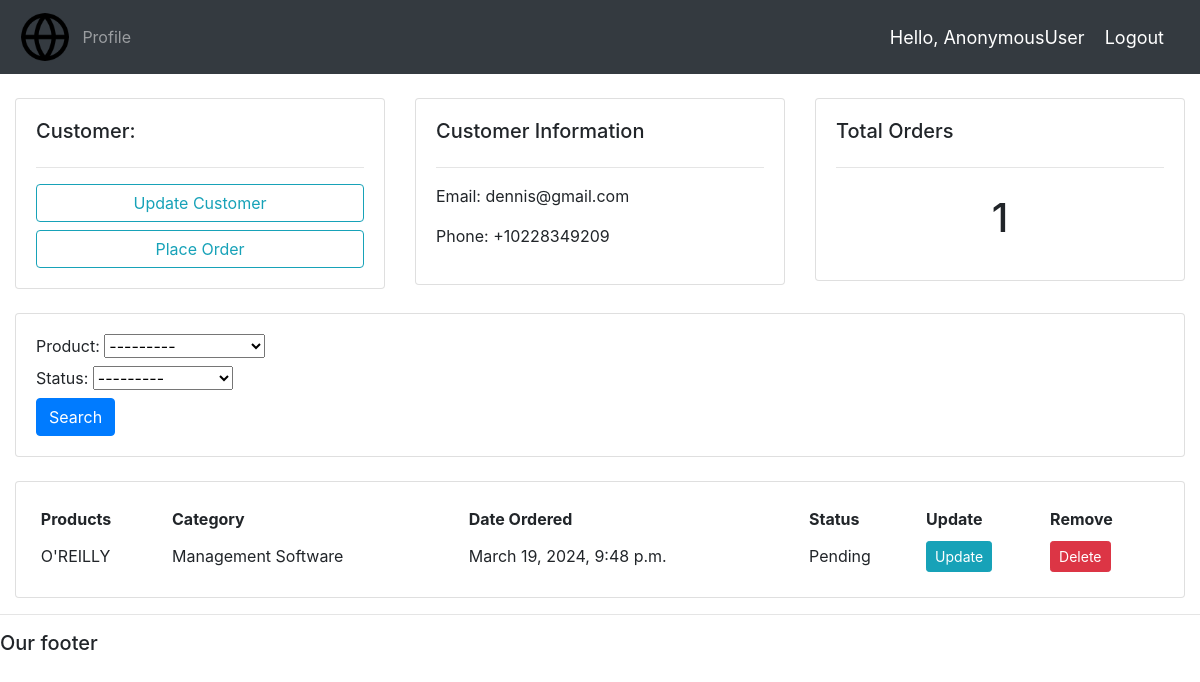
The app's page /customer/1/ with its own data.
### accounts/models.py (models this page shows, shortened)
class Customer(models.Model):
    user = models.OneToOneField(User, null=True, blank=True, on_delete=models.CASCADE)
    name = models.CharField(max_length = 200, null=True)
    phone = models.CharField(max_length = 200, null=True)
    email = models.CharField(max_length = 200, null=True)
    profile_pic = models.ImageField(default='profile.png', null=True, blank=True)
    date_created = models.DateTimeField(auto_now_add=True, null=True)

class Order(models.Model):
        STATUS = (
            ('Pending', 'Pending'),
            ('Out for delivery', 'Out for delivery'),
            ('Delivered', 'Delivered'),
        )
        customer = models.ForeignKey(Customer, null=True, on_delete= models.SET_NULL)
        product = models.ForeignKey(Product, null=True, on_delete= models.SET_NULL)
        date_created = models.DateTimeField(auto_now_add=True, null=True)
        status = models.CharField(max_length = 200, null=True, choices=STATUS)

class Product(models.Model):
        CATEGORY = (
            ('PRIMARK', 'PRIMARK'),
            ('Electronics', 'Electronics'),
            ('Books', 'Books'),
            ('Management Software', 'Management Software'),
            )
        name = models.CharField(max_length = 200, null=True)
        price = models.FloatField(null=True)
        category = models.CharField(max_length = 200, null=True, choices=CATEGORY)
        description = models.CharField(max_length = 200, null=True, blank=True)
        date_created = models.DateTimeField(auto_now_add=True, null=True)
        image = models.ImageField(null=True)
        tags = models.ForeignKey(Tag, on_delete=models.SET_NULL, blank=True, null=True)
        def __str__(self):
            return self.name

### accounts/views.py (the view)
# urls.py: path('customer/<str:pk>/', views.customer, name="customer"),
def customer(request, pk):
    customer = Customer.objects.get(id=pk)
    orders = customer.order_set.all()
    order_count = orders.count()
    myFilter = OrderFilter(request.GET, queryset=orders)
    orders = myFilter.qs
    context = {'customer':customer,  'orders': orders, 'order_count':order_count, 'myFilter':myFilter}
    return render(request, 'accounts/customer.html', context)

### accounts/templates/accounts/customer.html
{% extends 'accounts/main.html' %}
{% block content %}
    <br>
    <div class="row">
        <div class="col-md">
            <div class="card card-body">
                <h5>Customer:</h5>
                <hr>
                <a href="" class="btn btn-outline-info btn-block">Update Customer</a>
                <a href="{% url 'create_order' customer.id %}" class="btn btn-outline-info btn-block">Place Order</a>
            </div>
        </div>
        <div class="col-md">
            <div class="card card-body">
                <h5>Customer Information</h5>
                <hr>
                <p>Email: {{customer.email}}</p>
                <p>Phone: {{customer.phone}}</p>
            </div>
        </div>
        <div class="col-md">
            <div class="card card-body">
                <h5>Total Orders</h5>
                <hr>
                <h1 style="text-align: center;padding: 10px;">{{order_count}}</h1>
            </div>
        </div>
    </div>
        <br>
        <div class="row">
            <div class="col">
                <div class="card card-body">
                    <form action="" method="get">
                        {{myFilter.form}}
                        <button class="btn btn-primary" type="submit">Search</button>
                    </form>
                </div>
            </div>
        </div>
        <br>
        <div class="row">
            <div class="col-md">
                <div class="card card-body">
                    <table class="table-sm">
                        <tr>
                            <th>Products</th>
                            <th>Category</th>
                            <th>Date Ordered</th>
                            <th>Status</th>
                            <th>Update</th>
                            <th>Remove</th>
                        </tr>
                        {% for order in orders %}
                            <tr>
                                <td>{{order.product}}</td>
                                <td>{{order.product.category}}</td>
                                <td>{{order.date_created}}</td>
                                <td>{{order.status}}</td>
                                <td><a class="btn btn-sm btn-info" href="{% url 'update_order' order.id %}">Update</a></td>
                                <td><a class="btn btn-sm btn-danger" href="{% url 'delete_order' order.id %}">Delete</a></td>
                            </tr>
                        {%endfor%}
                    </table>
                </div>
            </div>
        </div>
{% endblock %}

### static/css/main.css (style rules this page uses)
body { background-color: #ebeff5; }

### records on screen
Customer: email "dennis@gmail.com", phone "+10228349209"
Order: product "O'REILLY", product.category "Management Software", date_created "March 19, 2024, 9:48 p.m.", status "Pending"

### other values on screen
{{ request.user }} "AnonymousUser"
{{ order_count }} "1"
